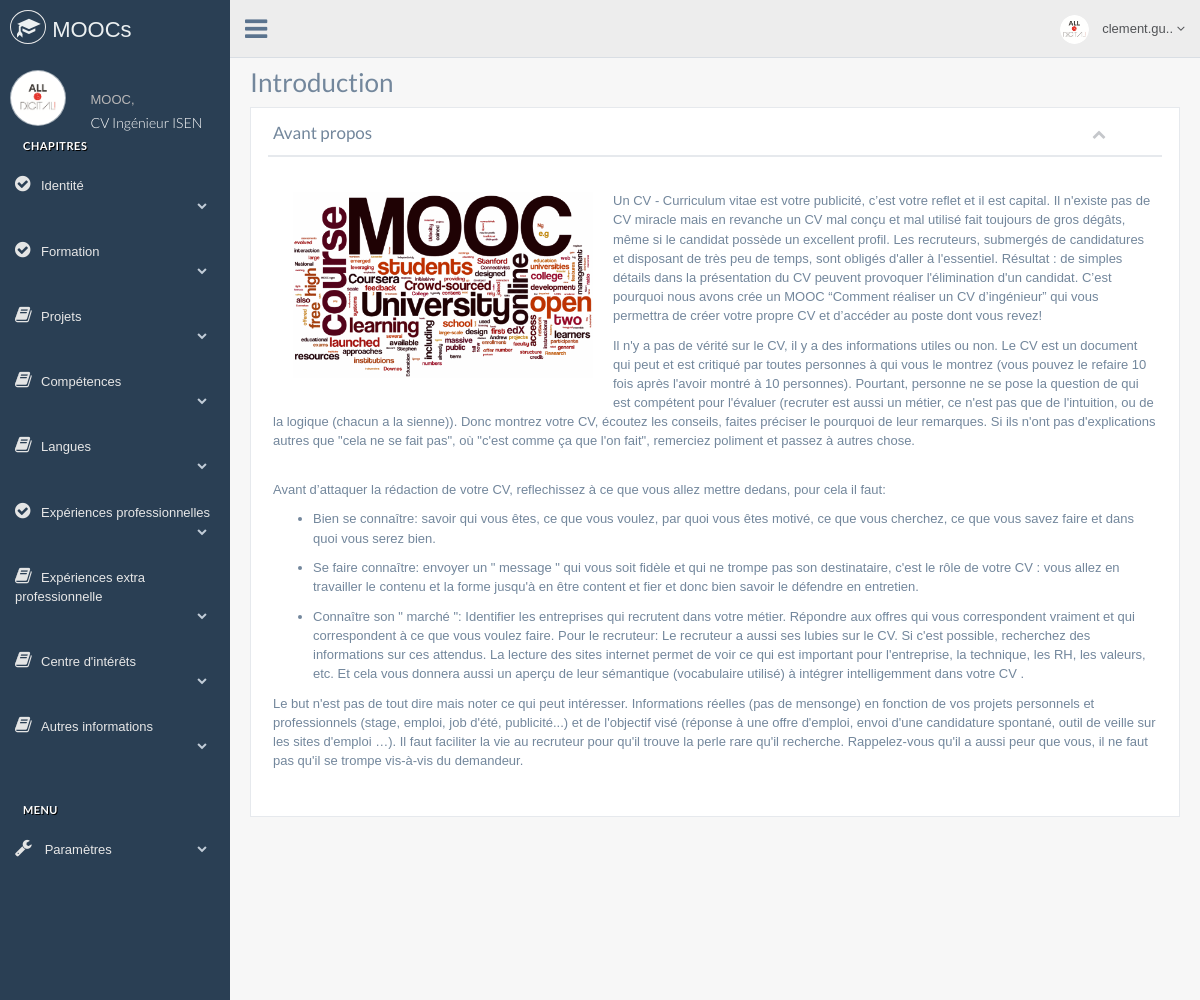
The page /app/modules/mooc.php?idM=1&insert=1 (signed in) on the database its author committed.
### tables this page shows
CREATE TABLE IF NOT EXISTS `chapitre` (
  `id_chapitre` int(11) NOT NULL AUTO_INCREMENT,
  `numero` int(11) NOT NULL,
  `titre` varchar(100) DEFAULT NULL,
  `partie` varchar(8000) DEFAULT NULL,
  `id_mooc` int(11) DEFAULT NULL,
  PRIMARY KEY (`id_chapitre`),
  KEY `FK_chapitre_id_mooc` (`id_mooc`)
);

### app/includes/requeteMooc.php (the view, shortened to what this page needs)
<?php
	function titreMooc($idMooc,$bdd)
	{
		$selectChap = $bdd->prepare("SELECT * FROM mooc");
		$selectChap->execute();
		$lignesChap = $selectChap->fetchAll();
		echo'<h2><a style="text-decoration:none; color:white;" href="../../app/modules/mooc.php?idM='.$idMooc.'">'.$lignesChap[$idMooc-1]["nom_mooc"].'</a></h2>';
	}
	function chapitresplusSousPartie($idMooc,$bdd)
	{
		$stringAvancement='';
		if ((isset($_SESSION['login'])) && (!empty($_SESSION['login']))){
			$user=$_SESSION['id_user'];
			try {
		        $select = $bdd->prepare("SELECT * FROM suivre WHERE id_user = '$user' AND id_mooc = '$idMooc'");
		        $select->execute();
		        $lignes = $select->fetchAll();
		         $stringAvancement = $lignes[0]["avancement"];
		    } catch (Exception $e) {
		        echo $e->errorMessage();
		        echo "->erreur<br>";
		    }
		}
		try{
			$selectChap = $bdd->prepare("SELECT * FROM chapitre WHERE id_mooc = $idMooc");
			$selectChap->execute();
			$lignesChap = $selectChap->fetchAll();
			if(sizeof($lignesChap) == 0){
				echo 'Aucun chapitre présent';
			}
			else
			{
				for($i = 0; $i<sizeof($lignesChap); $i++)
				{
					$id_chap_tiret = '-'.($i+1);
					if (strpos($stringAvancement, $id_chap_tiret) !== false) {
						echo '<li><a style=""  ><i class="fa fa-check-circle"></i>'.$lignesChap[$i]["titre"].'<br><span class="fa fa-chevron-down"></span><br></a>';
							 echo' <ul class="nav child_menu" style="display: none">';
							echo'</ul></li>';
					}else{
						echo '<li><a><i class="fa fa-book"></i>'.$lignesChap[$i]["titre"].'<br><span class="fa fa-chevron-down"></span><br></a>';
							 echo' <ul class="nav child_menu" style="display: none">';
							echo'</ul></li>';
					}
				}
			}
		}
		catch (Exception $e) {
			echo $e->errorMessage();
  			echo "->erreur chapitresplusSousPartie()";
		}
	}
?>

### app/assets/css/style.css (style rules this page uses)
body { font-family:sans-serif; }

### rows shown on the page
chapitre: titre "Identité"
chapitre: titre "Formation"
chapitre: titre "Projets"
chapitre: titre "Compétences"
chapitre: titre "Langues"
chapitre: titre "Expériences professionnelles"
chapitre: titre "Expériences extra professionnelle"
chapitre: titre "Centre d'intérêts"
chapitre: titre "Autres informations"

### other values the page prints
$lignesChap[$idMooc-1]["nom_mooc"] "CV Ingénieur ISEN"
substr($short_string, 0, 10) "clement.gu"
